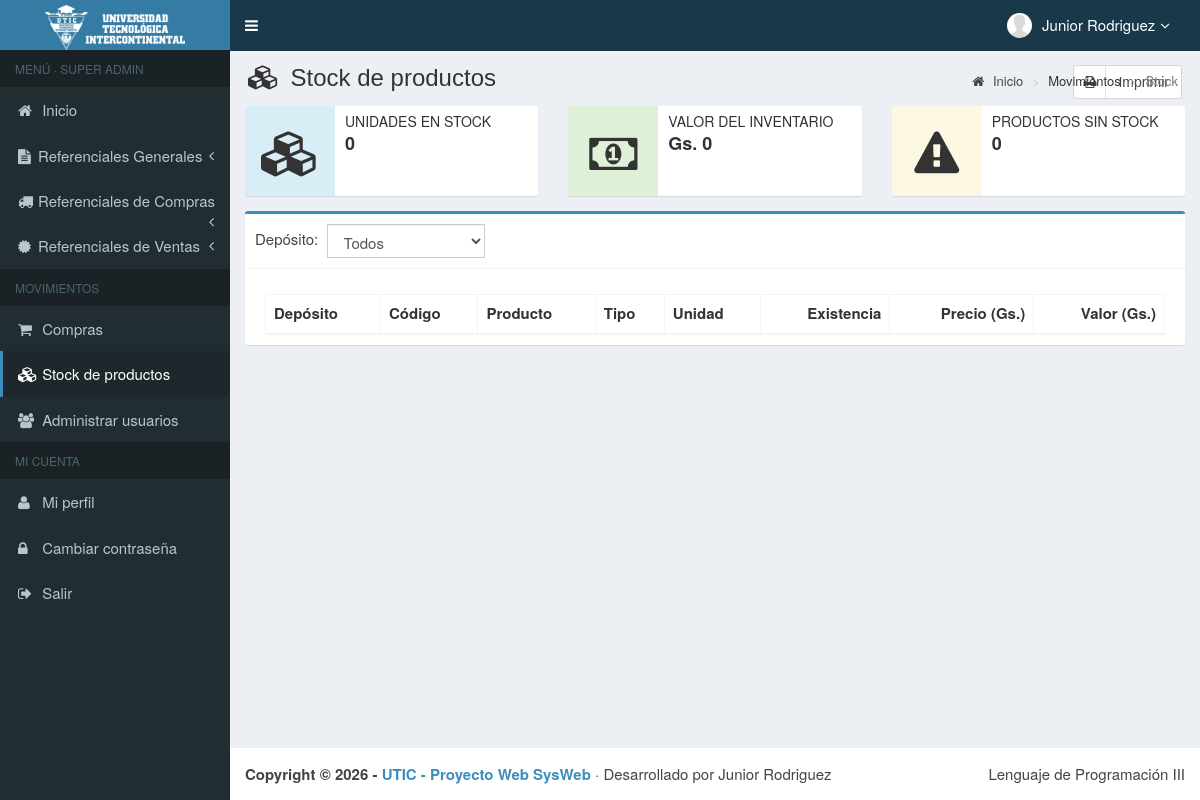
/main.php?module=stock (signed in), run on an earlier commit of the app's database.
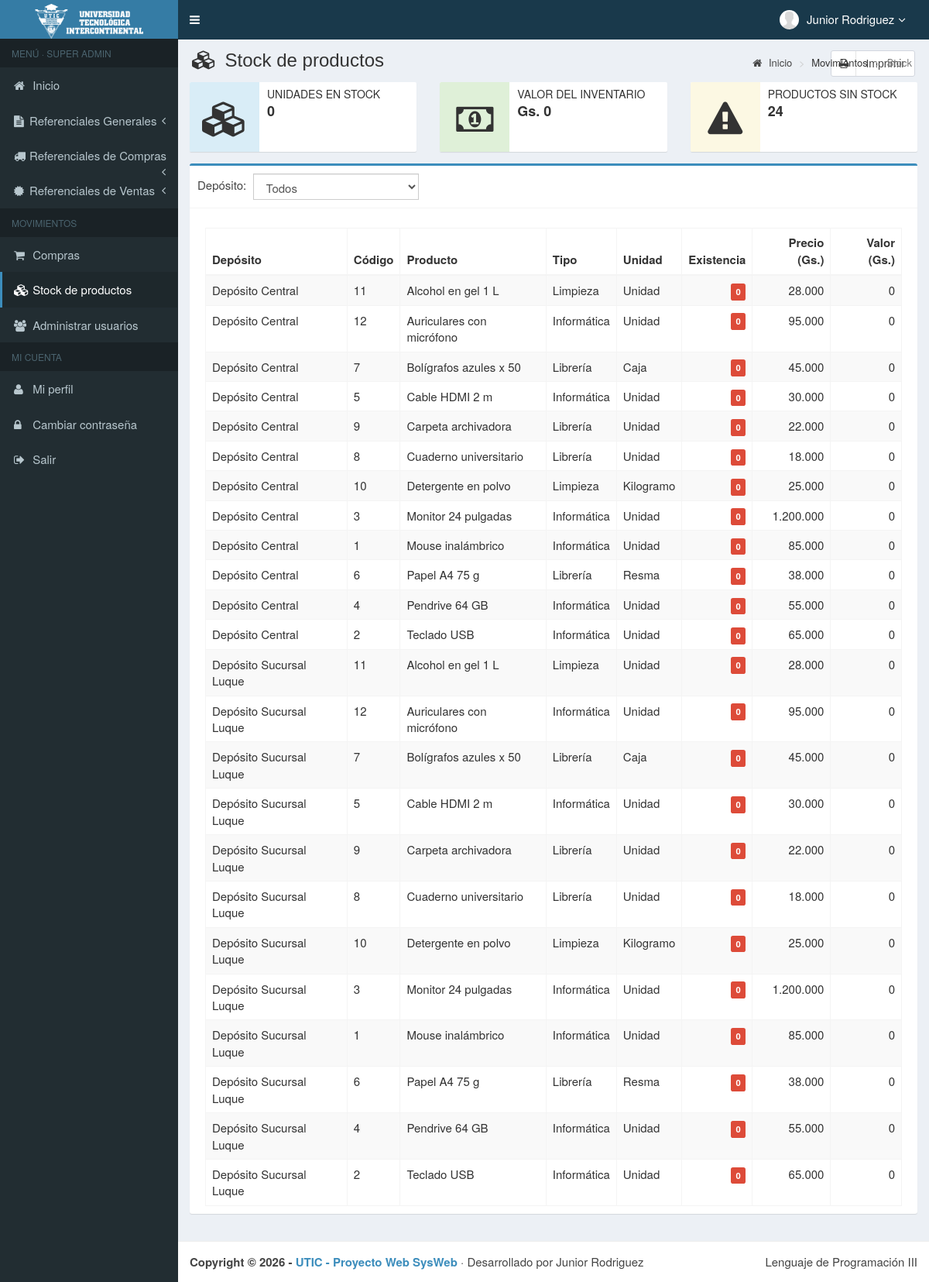
And on a later commit of the database.
### tables this page shows
CREATE TABLE usuarios (
    id_user         INT          NOT NULL AUTO_INCREMENT,
    username        VARCHAR(50)  NOT NULL,
    name_user       VARCHAR(150) NOT NULL,
    password        VARCHAR(255) NOT NULL,
    email           VARCHAR(150) NULL,
    telefono        VARCHAR(20)  NULL,
    foto            VARCHAR(300) NOT NULL DEFAULT '',
    permisos_acceso VARCHAR(30)  NOT NULL,           
    status          VARCHAR(15)  NOT NULL DEFAULT 'activo',    
    PRIMARY KEY (id_user),
    UNIQUE KEY uq_usuarios_username (username)
);

CREATE TABLE producto (
    cod_producto  INT         NOT NULL,
    cod_tipo_prod INT         NOT NULL,
    id_u_medida   INT         NOT NULL,
    p_descrip     VARCHAR(50) NOT NULL,
    precio        INT         NOT NULL,
    PRIMARY KEY (cod_producto),
    FOREIGN KEY (cod_tipo_prod) REFERENCES tipo_producto (cod_tipo_prod),
    FOREIGN KEY (id_u_medida)   REFERENCES u_medida (id_u_medida)
);

CREATE TABLE deposito (
    cod_deposito INT         NOT NULL,
    descrip      VARCHAR(50) NOT NULL,
    PRIMARY KEY (cod_deposito)
);

CREATE TABLE tipo_producto (
    cod_tipo_prod INT         NOT NULL,
    t_p_descrip   VARCHAR(50) NOT NULL,
    PRIMARY KEY (cod_tipo_prod)
);

CREATE TABLE u_medida (
    id_u_medida INT         NOT NULL,
    u_descrip   VARCHAR(20) NOT NULL,
    PRIMARY KEY (id_u_medida)
);

### config/funciones.php (called while the page is built, shortened)
<?php
function e(?string $texto): string
{
    return htmlspecialchars($texto ?? "", ENT_QUOTES, "UTF-8");
}
function puede(string $modulo): bool
{
    return in_array($_SESSION["permisos_acceso"] ?? "", PERMISOS_MODULOS[$modulo] ?? [], true);
}
function gs(int|float|string|null $monto): string
{
    return number_format((float) $monto, 0, ",", ".");
}
function foto_usuario(?string $foto): string
{
    return "images/user/" . ($foto !== null && $foto !== "" ? rawurlencode($foto) : "user-default.png");
}

### modules/stock/view.php (the view, shortened to what this page needs)
<?php
$deposito  = (int) ($_GET["deposito"] ?? 0);
$sql = "SELECT d.descrip AS deposito, p.cod_producto, p.p_descrip, t.t_p_descrip, u.u_descrip, p.precio,
               COALESCE(s.cantidad, 0) AS cantidad
        FROM producto p
        CROSS JOIN deposito d
        JOIN tipo_producto t ON t.cod_tipo_prod = p.cod_tipo_prod
        JOIN u_medida u      ON u.id_u_medida   = p.id_u_medida
        LEFT JOIN stock s    ON s.cod_producto  = p.cod_producto AND s.cod_deposito = d.cod_deposito
        WHERE (? = 0 OR d.cod_deposito = ?)
        ORDER BY d.cod_deposito, p.p_descrip";
$stmt = $mysqli->prepare($sql);
$stmt->bind_param("ii", $deposito, $deposito);
$stmt->execute();
$filas = $stmt->get_result()->fetch_all(MYSQLI_ASSOC);
$valor_total = array_sum(array_map(fn($f) => $f["cantidad"] * $f["precio"], $filas));
$sin_stock   = count(array_filter($filas, fn($f) => (int) $f["cantidad"] === 0));
?>
<section class="content-header">
    <h1>
        <i class="fa fa-cubes icon-title"></i> Stock de productos
        <a class="btn btn-default btn-social pull-right" href="modules/stock/reporte.php?deposito=<?= $deposito ?>" target="_blank" title="Imprimir reporte" data-toggle="tooltip">
            <i class="fa fa-print"></i> Imprimir
        </a>
    </h1>
    <ol class="breadcrumb">
        <li><a href="?module=start"><i class="fa fa-home"></i> Inicio</a></li>
        <li>Movimientos</li>
        <li class="active">Stock</li>
    </ol>
</section>
<section class="content">
    <div class="row">
        <div class="col-md-4 col-sm-6">
            <div class="info-box">
                <span class="info-box-icon bg-aqua"><i class="fa fa-cubes"></i></span>
                <div class="info-box-content">
                    <span class="info-box-text">Unidades en stock</span>
                    <span class="info-box-number"><?= gs(array_sum(array_column($filas, "cantidad"))) ?></span>
                </div>
            </div>
        </div>
        <div class="col-md-4 col-sm-6">
            <div class="info-box">
                <span class="info-box-icon bg-green"><i class="fa fa-money"></i></span>
                <div class="info-box-content">
                    <span class="info-box-text">Valor del inventario</span>
                    <span class="info-box-number">Gs. <?= gs($valor_total) ?></span>
                </div>
            </div>
        </div>
        <div class="col-md-4 col-sm-6">
            <div class="info-box">
                <span class="info-box-icon bg-yellow"><i class="fa fa-exclamation-triangle"></i></span>
                <div class="info-box-content">
                    <span class="info-box-text">Productos sin stock</span>
                    <span class="info-box-number"><?= $sin_stock ?></span>
                </div>
            </div>
        </div>
    </div>
    <div class="box box-primary">
        <div class="box-header with-border">
            <form method="GET" class="form-inline">
                <label>Depósito:&nbsp;</label>
                <select name="deposito" class="form-control" onchange="this.form.submit()">
                    <option value="0">Todos</option>
                </select>
            </form>
        </div>
        <div class="box-body">
            <table id="dataTables1" class="table table-bordered table-striped table-hover">
                <thead>
                    <tr>
                        <th>Depósito</th><th>Código</th><th>Producto</th><th>Tipo</th><th>Unidad</th>
                        <th class="text-right">Existencia</th><th class="text-right">Precio (Gs.)</th><th class="text-right">Valor (Gs.)</th>
                    </tr>
                </thead>
                <tbody>
                <?php foreach ($filas as $f): ?>
                    <tr>
                        <td><?= e($f["deposito"]) ?></td>
                        <td><?= (int) $f["cod_producto"] ?></td>
                        <td><?= e($f["p_descrip"]) ?></td>
                        <td><?= e($f["t_p_descrip"]) ?></td>
                        <td><?= e($f["u_descrip"]) ?></td>
                        <td class="text-right">
                            <?php if ((int) $f["cantidad"] === 0): ?>
                                <span class="label label-danger">0</span>
                            <?php else: ?>
                                <strong><?= gs($f["cantidad"]) ?></strong>
                            <?php endif; ?>
                        </td>
                        <td class="text-right"><?= gs($f["precio"]) ?></td>
                        <td class="text-right"><?= gs($f["cantidad"] * $f["precio"]) ?></td>
                    </tr>
                <?php endforeach; ?>
                </tbody>
            </table>
        </div>
    </div>
</section>

### main.php (shortened to what this page needs)
<?php
require_once "config/funciones.php";
require_once "config/database.php";
$module = $_GET["module"] ?? "start";
?>
<!DOCTYPE html>
<html lang="es">
  <head>
    <link href="assets/css/bootstrap.min.css" rel="stylesheet" type="text/css" />
    <link href="assets/plugins/font-awesome-4.6.3/css/font-awesome.min.css" rel="stylesheet" type="text/css" />
    <link href="assets/plugins/datatables/dataTables.bootstrap.css" rel="stylesheet" type="text/css" />
    <link href="assets/plugins/datepicker/datepicker.min.css" rel="stylesheet" type="text/css" />
    <link href="assets/plugins/chosen/css/chosen.min.css" rel="stylesheet" type="text/css" />
    <link href="assets/css/AdminLTE.min.css" rel="stylesheet" type="text/css" />
    <link href="assets/css/skins/skin-blue.min.css" rel="stylesheet" type="text/css" />
    <link href="assets/css/style.css" rel="stylesheet" type="text/css" />
  </head>
  <body class="skin-blue fixed">
    <div class="wrapper">
      <header class="main-header">
        <a href="?module=start" class="logo">
          <img src="assets/img/logo_2019.png" width="70%" alt="Logo">
        </a>
        <nav class="navbar navbar-static-top" role="navigation">
          <a href="#" class="sidebar-toggle" data-toggle="offcanvas" role="button">
          </a>
          <div class="navbar-custom-menu">
            <ul class="nav navbar-nav">
              <?php include "top-menu.php"; ?>
            </ul>
          </div>
        </nav>
      </header>
      <aside class="main-sidebar">
        <section class="sidebar">
          <?php include "sidebar-menu.php"; ?>
        </section>
      </aside>
      <div class="content-wrapper">
        <?php include "content.php"; ?>
      </div>
      <footer class="main-footer">
        <div class="pull-right hidden-xs">Lenguaje de Programación III</div>
        <strong>Copyright &copy; <?= date("Y") ?> - <a href="?module=start">UTIC - Proyecto Web SysWeb</a></strong>
        · Desarrollado por Junior Rodriguez
      </footer>
    </div>
  </body>
</html>

### top-menu.php (shortened to what this page needs)
<?php
$stmt = $mysqli->prepare("SELECT name_user, foto, permisos_acceso FROM usuarios WHERE id_user = ?");
$stmt->bind_param("i", $_SESSION["id_user"]);
$stmt->execute();
$usuario_top = $stmt->get_result()->fetch_assoc();
?>
<li class="dropdown user user-menu">
    <a href="#" class="dropdown-toggle" data-toggle="dropdown">
        <img src="<?= foto_usuario($usuario_top["foto"]) ?>" class="user-image" alt="Imagen de usuario">
        <span class="hidden-xs"><?= e($usuario_top["name_user"]) ?><i style="margin-left:5px" class="fa fa-angle-down"></i></span>
    </a>
</li>

### sidebar-menu.php (shortened to what this page needs)
<?php
$nivel = $_SESSION["permisos_acceso"];
$activo = fn(string ...$modulos) => in_array($module, $modulos, true) ? "active" : "";
?>
<ul class="sidebar-menu">
    <li class="header">MENÚ · <?= e(strtoupper($nivel)) ?></li>
    <li class="<?= $activo("start") ?>">
        <a href="?module=start"><i class="fa fa-home"></i> <span>Inicio</span></a>
    </li>
    <?php if ($nivel === "Super Admin"): ?>
        <li class="treeview <?= $activo("departamento", "form_departamento", "ciudad", "form_ciudad") ?>">
            <a href="javascript:void(0);">
                <i class="fa fa-file-text"></i><span>Referenciales Generales</span><i class="fa fa-angle-left pull-right"></i>
            </a>
        </li>
    <?php endif; ?>
    <?php if ($nivel === "Super Admin" || $nivel === "Compras"): ?>
        <li class="treeview">
            <a href="javascript:void(0);">
                <i class="fa fa-truck"></i><span>Referenciales de Compras</span><i class="fa fa-angle-left pull-right"></i>
            </a>
        </li>
    <?php endif; ?>
    <?php if ($nivel === "Super Admin" || $nivel === "Ventas"): ?>
        <li class="treeview <?= $activo("clientes", "form_clientes") ?>">
            <a href="javascript:void(0);">
                <i class="fa fa-certificate"></i><span>Referenciales de Ventas</span><i class="fa fa-angle-left pull-right"></i>
            </a>
        </li>
    <?php endif; ?>
    <li class="header">MOVIMIENTOS</li>
    <?php if (puede("compras")): ?>
        <li class="<?= $activo("compras", "form_compras", "detalle_compra") ?>">
            <a href="?module=compras"><i class="fa fa-shopping-cart"></i> <span>Compras</span></a>
        </li>
    <?php endif; ?>
    <li class="<?= $activo("stock") ?>">
        <a href="?module=stock"><i class="fa fa-cubes"></i> <span>Stock de productos</span></a>
    </li>
    <?php if (puede("user")): ?>
        <li class="<?= $activo("user", "form_user") ?>">
            <a href="?module=user"><i class="fa fa-users"></i> <span>Administrar usuarios</span></a>
        </li>
    <?php endif; ?>
    <li class="header">MI CUENTA</li>
    <li class="<?= $activo("profile", "form_profile") ?>">
        <a href="?module=profile"><i class="fa fa-user"></i> <span>Mi perfil</span></a>
    </li>
    <li class="<?= $activo("password") ?>">
        <a href="?module=password"><i class="fa fa-lock"></i> <span>Cambiar contraseña</span></a>
    </li>
    <li>
        <a data-toggle="modal" href="#logout"><i class="fa fa-sign-out"></i> <span>Salir</span></a>
    </li>
</ul>

### content.php (shortened to what this page needs)
<?php
$vistas = [
    "start"        => "modules/start/view.php",
    "password"     => "modules/password/view.php",
    "user"         => "modules/user/view.php",
    "form_user"    => "modules/user/form.php",
    "profile"      => "modules/profile/view.php",
    "form_profile" => "modules/profile/form.php",
    "departamento"      => "modules/departamento/view.php",
    "form_departamento" => "modules/departamento/form.php",
    "ciudad"            => "modules/ciudad/view.php",
    "form_ciudad"       => "modules/ciudad/form.php",
    "clientes"          => "modules/clientes/view.php",
    "form_clientes"     => "modules/clientes/form.php",
    "compras"           => "modules/compras/view.php",
    "form_compras"      => "modules/compras/form.php",
    "detalle_compra"    => "modules/compras/detalle.php",
    "stock"             => "modules/stock/view.php",
];
if (!isset(PERMISOS_MODULOS[$module])) {
    $titulo_aviso = "Módulo no encontrado";
    $texto_aviso  = "La sección solicitada no existe.";
} elseif (!puede($module)) {
    $titulo_aviso = "Acceso denegado";
    $texto_aviso  = "Tu nivel de usuario (" . e($_SESSION["permisos_acceso"]) . ") no tiene permiso para esta sección.";
} elseif (!isset($vistas[$module])) {
    $titulo_aviso = "Módulo en desarrollo";
    $texto_aviso  = "Esta sección se incorporará en las próximas etapas del proyecto.";
} else {
    include $vistas[$module];
    return;
}
?>

### assets/css/style.css (style rules this page uses)
.bg-aqua, .callout.callout-info, .alert-info, .label-info, .modal-info .modal-body { background-color: #d9edf7 !important; }
.bg-green, .callout.callout-success, .alert-success, .label-success, .modal-success .modal-body { background-color: #dff0d8 !important; }
.bg-yellow, .callout.callout-warning, .alert-warning, .label-waring, .modal-warning .modal-body { background-color: #fcf8e3 !important; }
.bg-red, .callout.callout-danger, .alert-danger, .alert-error, .label-danger, .modal-danger .modal-body { background-color: #f2dede !important; }
label { display: inline-block; font-size: 15px; font-weight: 400; margin-bottom: 5px; max-width: 100%; }
.form-control { background-color: #fff; background-image: none; border: 1px solid #ccc; border-radius: 4px; box-shadow: 0 1px 1px rgba(0, 0, 0, 0.075) inset; color: #555; display: block; font-size: 15px; height: 34px; line-height: 1.42857; padding: 6px 12px; transition: border-color 0.15s ease-in-out 0s, box-shadow 0.15s ease-in-out 0s; width: 100%; }
.btn-default { background-color: #fff; border-color: #d2d6de; color: #444; }
.btn-social *:first-child { border-right: 1px solid rgba(0, 0, 0, 0.1); bottom: 0; font-size: 1em !important; left: 0; line-height: 32px !important; position: absolute; text-align: center; top: 0; width: 32px !important; }
.content-header { padding: 15px 18px 0; position: relative; }
.content-header > .breadcrumb { background: transparent none repeat scroll 0 0; border-radius: 2px; float: right; font-size: 13px; margin-bottom: 0; margin-top: 0; padding: 7px 12px; position: absolute; right: 10px; top: 15px; }
.icon-title { margin-right: 5px; }
body { background-color: #fff; color: #333; font-size: 15px; line-height: 1.42857; }

### main.php (style rules this page uses)
.label.label-danger { background-color: #dd4b39 !important; color: #fff; }

What changed in the data, as far as the page shows it:
added producto: deposito.descrip "Depósito Central", cod_producto "11", p_descrip "Alcohol en gel 1 L", cod_tipo_prod.t_p_descrip "Limpieza", id_u_medida.u_descrip "Unidad", precio "28.000", precio "0", deposito.descrip "Depósito Sucursal Luque"
added producto: deposito.descrip "Depósito Central", cod_producto "12", p_descrip "Auriculares con micrófono", cod_tipo_prod.t_p_descrip "Informática", id_u_medida.u_descrip "Unidad", precio "95.000", precio "0", deposito.descrip "Depósito Sucursal Luque"
added producto: deposito.descrip "Depósito Central", cod_producto "7", p_descrip "Bolígrafos azules x 50", cod_tipo_prod.t_p_descrip "Librería", id_u_medida.u_descrip "Caja", precio "45.000", precio "0", deposito.descrip "Depósito Sucursal Luque"
added producto: deposito.descrip "Depósito Central", cod_producto "5", p_descrip "Cable HDMI 2 m", cod_tipo_prod.t_p_descrip "Informática", id_u_medida.u_descrip "Unidad", precio "30.000", precio "0", deposito.descrip "Depósito Sucursal Luque"
added producto: deposito.descrip "Depósito Central", cod_producto "9", p_descrip "Carpeta archivadora", cod_tipo_prod.t_p_descrip "Librería", id_u_medida.u_descrip "Unidad", precio "22.000", precio "0", deposito.descrip "Depósito Sucursal Luque"
added producto: deposito.descrip "Depósito Central", cod_producto "8", p_descrip "Cuaderno universitario", cod_tipo_prod.t_p_descrip "Librería", id_u_medida.u_descrip "Unidad", precio "18.000", precio "0", deposito.descrip "Depósito Sucursal Luque"
added producto: deposito.descrip "Depósito Central", cod_producto "10", p_descrip "Detergente en polvo", cod_tipo_prod.t_p_descrip "Limpieza", id_u_medida.u_descrip "Kilogramo", precio "25.000", precio "0", deposito.descrip "Depósito Sucursal Luque"
added producto: deposito.descrip "Depósito Central", cod_producto "3", p_descrip "Monitor 24 pulgadas", cod_tipo_prod.t_p_descrip "Informática", id_u_medida.u_descrip "Unidad", precio "1.200.000", precio "0", deposito.descrip "Depósito Sucursal Luque"
added producto: deposito.descrip "Depósito Central", cod_producto "1", p_descrip "Mouse inalámbrico", cod_tipo_prod.t_p_descrip "Informática", id_u_medida.u_descrip "Unidad", precio "85.000", precio "0", deposito.descrip "Depósito Sucursal Luque"
added producto: deposito.descrip "Depósito Central", cod_producto "6", p_descrip "Papel A4 75 g", cod_tipo_prod.t_p_descrip "Librería", id_u_medida.u_descrip "Resma", precio "38.000", precio "0", deposito.descrip "Depósito Sucursal Luque"
added producto: deposito.descrip "Depósito Central", cod_producto "4", p_descrip "Pendrive 64 GB", cod_tipo_prod.t_p_descrip "Informática", id_u_medida.u_descrip "Unidad", precio "55.000", precio "0", deposito.descrip "Depósito Sucursal Luque"
added producto: deposito.descrip "Depósito Central", cod_producto "2", p_descrip "Teclado USB", cod_tipo_prod.t_p_descrip "Informática", id_u_medida.u_descrip "Unidad", precio "65.000", precio "0", deposito.descrip "Depósito Sucursal Luque"
Also different on the page:
$sin_stock: "0" → "24"
